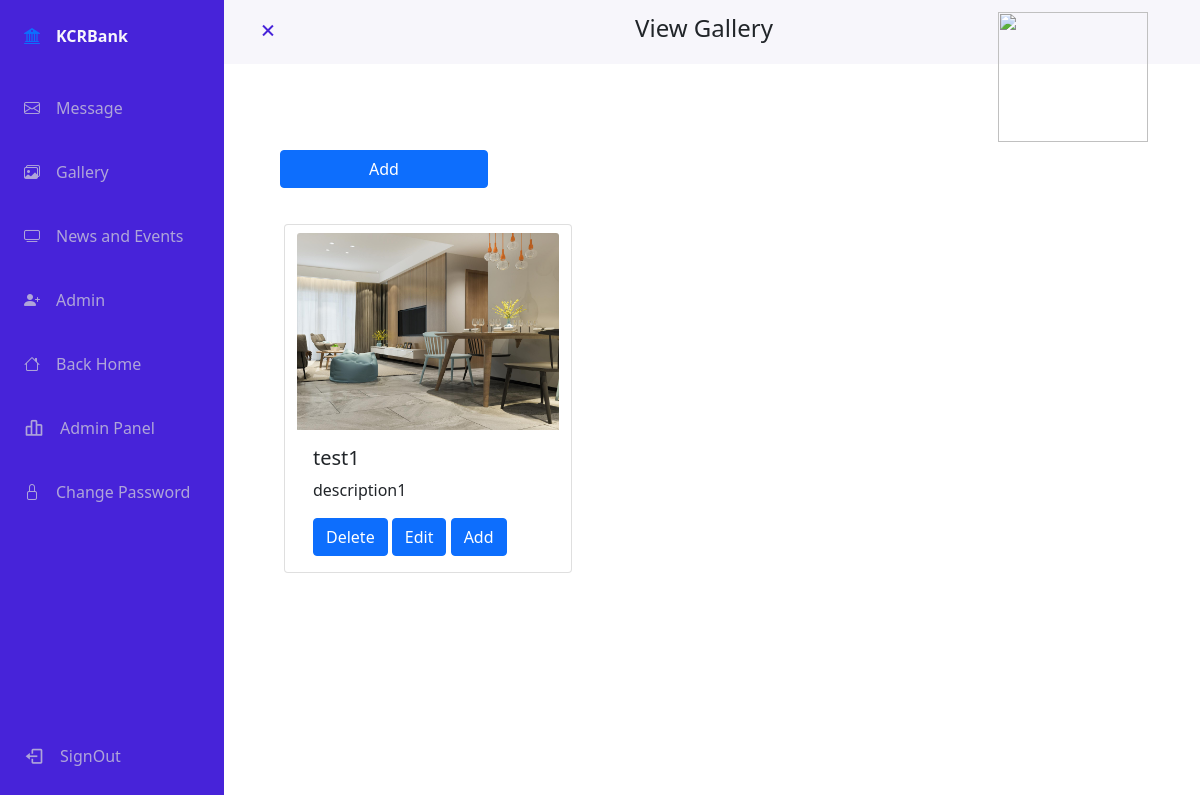
/adminviewgallery/ (signed in), run on an earlier commit of the app's database.
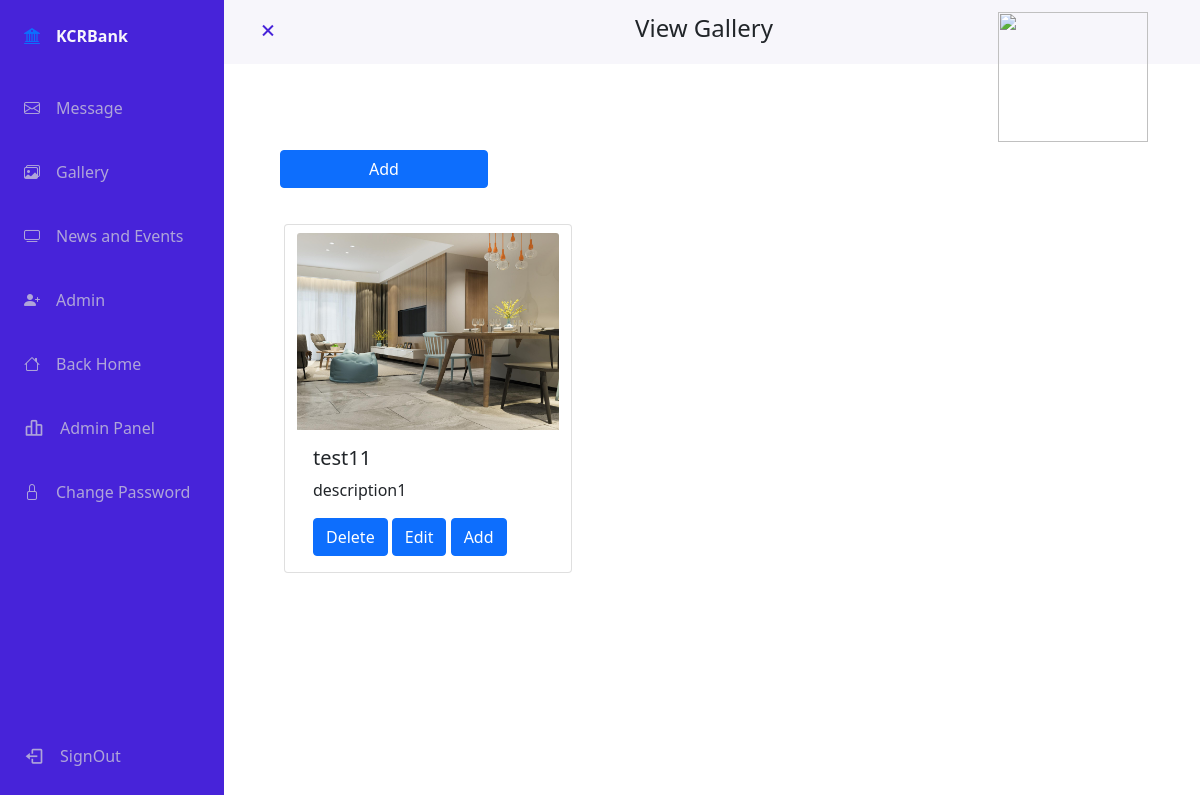
And on a later commit of the database.
### home/models.py (models this page shows, shortened)
class Gallery(models.Model):
    title=models.CharField(max_length=100)
    des=models.TextField()
    cover=models.ImageField(upload_to="media",blank=True,null=True)

### home/views.py (the view)
# urls.py: path('adminviewgallery/',adminviewgallery,name='adminviewgallery'),
@login_required(login_url='adminlogin')
def adminviewgallery(request):
    gallery=Gallery.objects.all()
    context={'gallery':gallery}
    return render(request,'admin/aview_gallery.html',context)

### templates/admin/aview_gallery.html (shortened to what this page needs)
{% extends 'admin/admin_home.html' %}
{% load static %}
{% block titlehead %}
View Gallery
{% endblock titlehead %}
{% block contentadmin %}
    <div class="container">
        <div class="row d-flex justify-content-center align-item-center w-50">
            <a href="{% url 'admingallery' %}"><button type="button" class="btn btn-primary w-50">Add</button></a>
        </div>
        <div class="row" id="galleryview">
            {% for x in gallery %}
            <div class="card mx-3 my-3" style="width: 18rem;">
                <img src="{{x.cover.url}}" class="card-img-top mt-2" alt="...">
                <div class="card-body">
                  <h5 class="card-title">{{x.title}}</h5>
                  <p class="card-text">{{x.des}}</p>
                  <a href="{% url 'deletegallery' x.id %}"><button type="button" class="btn btn-primary">Delete</button></a>
                  <a href="{% url 'editgallery' x.id  %}"><button type="button" class="btn btn-primary">Edit</button></a>
                  <a href="{% url 'admingalleryimage' x.id %}"><button type="button" class="btn btn-primary">Add</button></a>
                </div>
              </div>
              {% endfor %}
        </div>
    </div>
{% endblock contentadmin %}

### templates/admin/admin_home.html (shortened to what this page needs)
{% load static%}
<!doctype html>
<html lang="en">
<head>
  <link rel="stylesheet" href="https://cdn.jsdelivr.net/npm/bootstrap-icons@1.10.3/font/bootstrap-icons.css">
  <link href="https://cdn.jsdelivr.net/npm/bootstrap@5.2.1/dist/css/bootstrap.min.css" rel="stylesheet"
>
    <link rel="stylesheet" href="{% static 'assets\css\admin\style.css' %}">
    <link rel="stylesheet" type="text/css" href="https://cdn.jsdelivr.net/npm/bootstrap@5.0.2/dist/css/bootstrap.min.css"/>
    <link rel="stylesheet" href="https://cdnjs.cloudflare.com/ajax/libs/cropper/4.1.0/cropper.min.css">
	<link  href="{% static 'cropper\css\cropper.min.css' %}" rel="stylesheet">
</head>
<body>
  <header>
    <body id="body-pd">
        <header class="header" id="header">
            <div class="header_toggle"> <i class='bx bx-menu' id="header-toggle"></i> </div>
            <h4>{% block titlehead %}
            {% endblock titlehead %}
            </h4>
            <div class="header_img"> <img src="{% static 'assets/images/resources/logo-2.png' %}" alt=""> </div>
        </header>
        <div class="l-navbar" id="nav-bar">
            <nav class="nav">
                <div> <a href="#" class="nav_logo"> <i class="bi bi-bank2"></i> <span class="nav_logo-name">KCRBank</span> </a>
                    <div class="nav_list">
                      <a href="\admincontactview" class="nav_link {% if url_name == 'admincontactview' %}active{% endif %}"> <i class="bi bi-envelope"></i>
                         <span class="nav_name">Message</span> </a>
                      <a href="\adminviewgallery" class="nav_link {% if url_name == 'adminviewgallery' %}active{% endif %}">
                      <i class="bi bi-images"></i>
                      <span class="nav_name">Gallery</span>
                     </a> <a href="\newsview" class="nav_link {% if url_name == 'adminnews' %}active{% endif %}">
                      <i class="bi bi-tv"></i><span class="nav_name">News and Events</span> </a>
                       <a href="\admintable" class="nav_link {% if url_name == 'adminadd' %}active{% endif %}">
                        <i class="bi bi-person-plus-fill"></i> <span class="nav_name"> Admin</span> </a>
                           <a href="\" class="nav_link {% if url_name == 'home' %}active{% endif %}"> <i class="bi bi-house"></i> <span class="nav_name">Back Home</span> </a>
                            <a href="\adminpannel" class="nav_link {% if url_name == 'adminpannel' %}active{% endif %}"> <i class='bx bx-bar-chart-alt-2 nav_icon'></i>
                      <span class="nav_name">Admin Panel</span> </a>
                      <a href="\adminpannel\password_change" class="nav_link {% if url_name == 'adminpannel\password_change' %}active{% endif %}"><i class="bi bi-lock"></i>
                        <span class="nav_name">Change Password</span> </a> </div>
                </div> <a href="\adminlogout" class="nav_link"> <i class='bx bx-log-out nav_icon'></i> <span class="nav_name">SignOut</span> </a>
            </nav>
        </div>
  </header>
  <main>
    {% block contentadmin %}
    {% endblock contentadmin %}
  </main>
  <link href="https://cdn.jsdelivr.net/npm/boxicons@latest/css/boxicons.min.css" rel="stylesheet"></link>
</body>
</html>

### static/assets/css/admin/style.css (style rules this page uses)
:root { --header-height: 3rem; --nav-width: 68px; --first-color: #4723D9; --first-color-light: #AFA5D9; --white-color: #F7F6FB; --body-font: 'Nunito', sans-serif; --normal-font-size: 1rem; --z-fixed: 100 }
*,::before,::after { box-sizing: border-box }
body { position: relative; margin: var(--header-height) 0 0 0; padding: 0 1rem; font-family: var(--body-font); font-size: var(--normal-font-size); transition: .5s }
a { text-decoration: none }
.header { width: 100%; height: var(--header-height); position: fixed; top: 0; left: 0; display: flex; align-items: center; justify-content: space-between; padding: 0 1rem; background-color: var(--white-color); z-index: var(--z-fixed); transition: .5s }
.header_toggle { color: var(--first-color); font-size: 1.5rem; cursor: pointer }
.header_img { width: 35px; height: 35px; display: flex;justify-content: center;border-radius: 50%;overflow: hidden }
.header_img img { width: 40px }
.l-navbar { position: fixed;top: 0;left: -30%;width: var(--nav-width);height: 100vh;background-color: var(--first-color);padding: .5rem 1rem 0 0;transition: .5s;z-index: var(--z-fixed) }
.nav { height: 100%;display: flex;flex-direction: column;justify-content: space-between;overflow: hidden }
.nav_logo, .nav_link { display: grid;grid-template-columns: max-content max-content;align-items: center;column-gap: 1rem;padding: .5rem 0 .5rem 1.5rem }
.nav_logo { margin-bottom: 2rem }
.nav_logo-name { color: var(--white-color);font-weight: 700 }
.nav_link { position: relative;color: var(--first-color-light);margin-bottom: 1.5rem;transition: .3s }
.nav_icon { font-size: 1.25rem }
.show { left: 0 }
.body-pd { padding-left: calc(var(--nav-width) + 1rem) }
@media screen and (min-width: 768px) { body { margin: calc(var(--header-height) + 1rem) 0 0 0;padding-left: calc(var(--nav-width) + 2rem) } }
@media screen and (min-width: 768px) { .header { height: calc(var(--header-height) + 1rem);padding: 0 2rem 0 calc(var(--nav-width) + 2rem) } }
@media screen and (min-width: 768px) { .header_img { width: 40px;height: 40px } }
@media screen and (min-width: 768px) { .header_img img { width: 45px } }
@media screen and (min-width: 768px) { .l-navbar { left: 0;padding: 1rem 1rem 0 0 } }
@media screen and (min-width: 768px) { .show { width: calc(var(--nav-width) + 156px) } }
@media screen and (min-width: 768px) { .body-pd { padding-left: calc(var(--nav-width) + 188px) } }

### templates/admin/admin_home.html (style rules this page uses)
a { text-decoration: none; }
.header_img img { position: fixed; height: 130px; width: 150px; margin-right: 150px; }

### templates/admin/aview_gallery.html (style rules this page uses)
#galleryview { padding-top: 20px; margin-top: 0px; }
.container { margin-top: 150px; }

What changed in the data, as far as the page shows it:
changed Gallery "description1": title "test1" → "test11"
